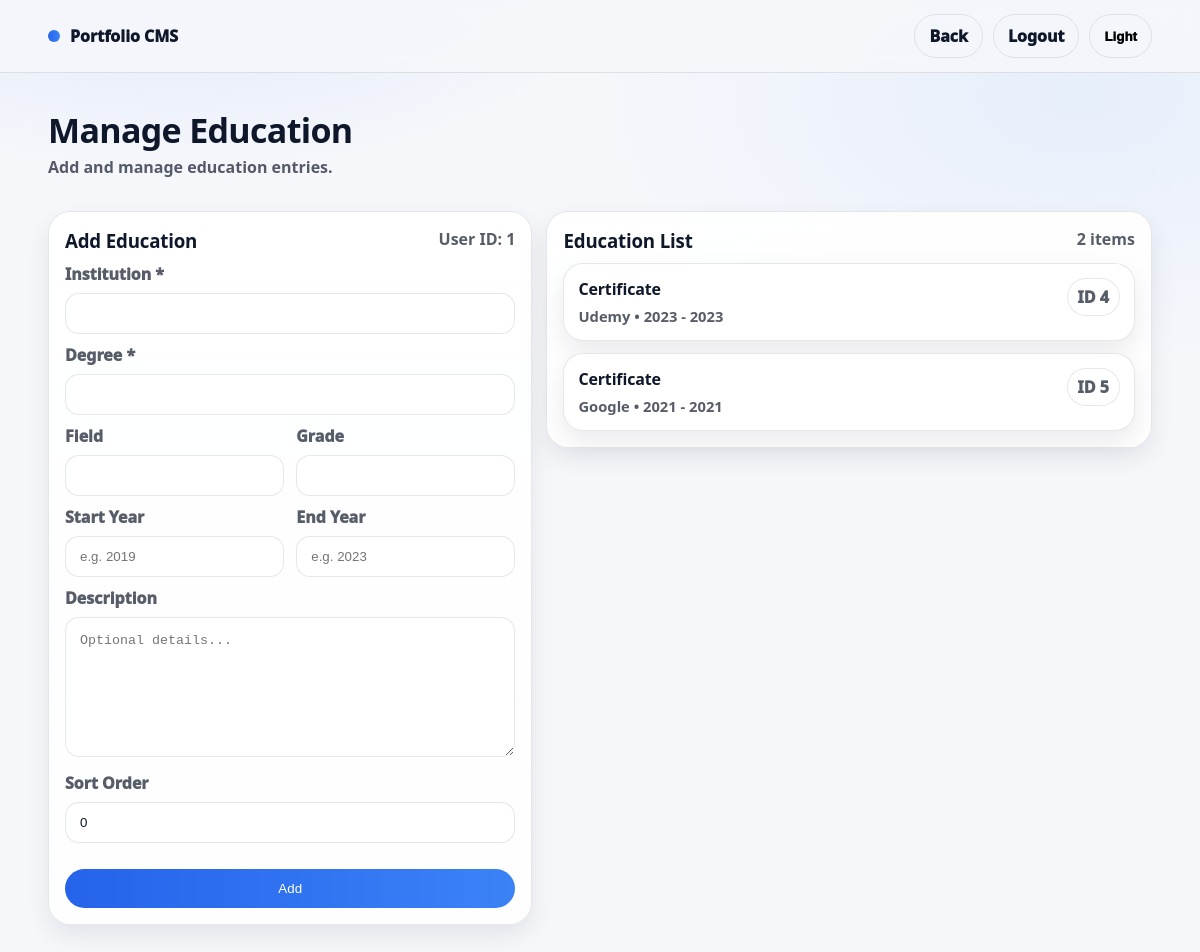
/manage_education.php (signed in), run on the app's committed database.
### tables this page shows
CREATE TABLE `education` (
  `id` int(11) NOT NULL,
  `user_id` int(11) NOT NULL,
  `institution` varchar(190) NOT NULL,
  `degree` varchar(190) NOT NULL,
  `field` varchar(190) DEFAULT '',
  `start_year` varchar(20) DEFAULT '',
  `end_year` varchar(20) DEFAULT '',
  `grade` varchar(50) DEFAULT '',
  `description` text DEFAULT NULL,
  `sort_order` int(11) NOT NULL DEFAULT 0,
  `created_at` timestamp NOT NULL DEFAULT current_timestamp(),
  `updated_at` timestamp NOT NULL DEFAULT current_timestamp() ON UPDATE current_timestamp()
);

### auth.php (called while the page is built, shortened)
<?php
if (!function_exists("is_admin")) {
  function is_admin(): bool {
    return (($_SESSION["role"] ?? "user") === "admin");
  }
}
if (!function_exists("current_user_id")) {
  function current_user_id(): int {
    return (int)($_SESSION["user_id"] ?? 0);
  }
}

### manage_education.php (the view, shortened to what this page needs)
<?php
require "db.php";
require "auth.php";
$target_user_id = current_user_id();
$qs = is_admin() ? ("?user_id=" . $target_user_id) : "";
$list = [];
$stmt = $conn->prepare("SELECT * FROM education WHERE user_id=? ORDER BY sort_order ASC, id DESC");
$stmt->bind_param("i", $target_user_id);
$stmt->execute();
$res = $stmt->get_result();
while ($row = $res->fetch_assoc()) $list[] = $row;
?>
<!doctype html>
<html lang="en">
<head>
  <link rel="stylesheet" href="style.css">
</head>
<body>
<header class="topbar">
  <div class="wrap topbar-inner">
    <a class="brand" href="dashboard.php<?php echo htmlspecialchars($qs); ?>">
      <span class="brand-dot"></span>
      <span class="brand-text">Portfolio CMS</span>
    </a>
    <div class="topbar-right">
      <a class="pill pill-ghost" href="dashboard.php<?php echo htmlspecialchars($qs); ?>">Back</a>
      <a class="pill pill-ghost" href="logout.php">Logout</a>
      <button class="pill pill-ghost" id="themeToggle" type="button">
        <span class="theme-label">Dark</span>
      </button>
    </div>
  </div>
</header>
<main class="admin-shell">
  <div class="admin-top">
    <div>
      <h1 class="admin-page-title">Manage Education</h1>
      <p class="admin-page-sub">Add and manage education entries.</p>
    </div>
  </div>
  <div class="admin-layout">
    <div class="admin-cardx">
      <div class="admin-cardx-head">
        <h3>Add Education</h3>
        <span class="muted">User ID: <?php echo (int)$target_user_id; ?></span>
      </div>
      <form method="post" class="admin-form">
        <label class="dash-label">Institution *</label>
        <input class="dash-input" name="institution" required>
        <label class="dash-label">Degree *</label>
        <input class="dash-input" name="degree" required>
        <div class="admin-row">
          <div>
            <label class="dash-label">Field</label>
            <input class="dash-input" name="field">
          </div>
          <div>
            <label class="dash-label">Grade</label>
            <input class="dash-input" name="grade">
          </div>
        </div>
        <div class="admin-row">
          <div>
            <label class="dash-label">Start Year</label>
            <input class="dash-input" name="start_year" placeholder="e.g. 2019">
          </div>
          <div>
            <label class="dash-label">End Year</label>
            <input class="dash-input" name="end_year" placeholder="e.g. 2023">
          </div>
        </div>
        <label class="dash-label">Description</label>
        <textarea class="admin-textarea" name="description" placeholder="Optional details..."></textarea>
        <label class="dash-label">Sort Order</label>
        <input class="dash-input" type="number" name="sort_order" value="0">
        <div class="admin-actions-row">
          <button class="admin-btn" type="submit">Add</button>
        </div>
      </form>
    </div>
    <div class="admin-cardx">
      <div class="admin-cardx-head">
        <h3>Education List</h3>
        <span class="muted"><?php echo count($list); ?> items</span>
      </div>
      <div class="item-list">
        <?php foreach ($list as $e): ?>
          <details class="item">
            <summary class="item-summary">
              <div>
                <h4 class="item-title"><?php echo htmlspecialchars($e["degree"]); ?></h4>
                <div class="item-meta">
                  <?php echo htmlspecialchars($e["institution"]); ?>
                  <?php if (!empty($e["start_year"]) || !empty($e["end_year"])): ?>
                    • <?php echo htmlspecialchars(trim(($e["start_year"] ?? "") . " - " . ($e["end_year"] ?? ""))); ?>
                  <?php endif; ?>
                </div>
              </div>
              <span class="item-badge">ID <?php echo (int)$e["id"]; ?></span>
            </summary>
          </details>
        <?php endforeach; ?>
      </div>
    </div>
  </div>
</main>
</body>
</html>

### data on the page
education: degree "Certificate", institution "Udemy", start_year+end_year "2023 - 2023", id "4"
education: degree "Certificate", institution "Google", start_year+end_year "2021 - 2021", id "5"

### other printed values
$target_user_id "1"
count($list) "2"
